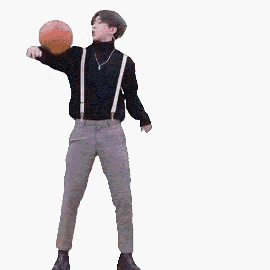
#> input picture examples/01_basic_demo/tool/dance_1.gif, 270 x 270 px
$ python gif_to_c.py
#> lines starting #> are read from the running program, lines starting #| are printed output that depends on the picture
"""
Convert GIF animation to LVGL animated image C source.
- Resizes frames to a smaller size
- Converts to RGB565 byte arrays
- Generates lv_image_dsc_t array for use with lv_animimg
"""

import struct
import os
import sys
from PIL import Image

# Configuration
GIF_PATH = os.path.join(os.path.dirname(__file__), '..', 'tool', 'dance_1.gif')
OUTPUT_HEADER = os.path.join(os.path.dirname(__file__), '..', 'main', 'gif_frames.h')
OUTPUT_SOURCE = os.path.join(os.path.dirname(__file__), '..', 'main', 'gif_frames.c')

TARGET_W = 135   # Display width (will be resized)
TARGET_H = 135   # Display height
FRAME_STEP = 3   # Include every N frames (1 = all)
DISPLAY_MS = 60  # Milliseconds per frame

def rgb888_to_rgb565(r, g, b):
    """Convert 888 RGB to 565 RGB."""
    return ((r & 0xF8) << 8) | ((g & 0xFC) << 3) | ((b & 0xF8) >> 3)

def image_to_rgb565_bytes(img):
    """Convert a PIL Image to RGB565 bytes (little-endian)."""
    if img.mode != 'RGB':
        img = img.convert('RGB')
    pixels = []
    for y in range(img.height):
        for x in range(img.width):
            r, g, b = img.getpixel((x, y))
            rgb565 = rgb888_to_rgb565(r, g, b)
            # Store as little-endian (LVGL expects this on ESP32)
            pixels.append(rgb565 & 0xFF)       # low byte
            pixels.append((rgb565 >> 8) & 0xFF) # high byte
    return bytes(pixels)

def main():
    if not os.path.exists(GIF_PATH):
        print(f"ERROR: GIF not found at {GIF_PATH}")
        sys.exit(1)

    gif = Image.open(GIF_PATH)
#> gif is the input picture: PIL image 270x270 P; mean R, G, B 218.8, 216.6, 217.9
    n_frames = getattr(gif, 'n_frames', 1)
#> n_frames = 33

    print(f"GIF: {gif.size}, {n_frames} frames")
#| GIF: (270, 270), 33 frames

    # Extract resized frames
    frames = []
    durations = []
    for i in range(0, n_frames, FRAME_STEP):
        gif.seek(i)
        # Get frame duration and scale by FRAME_STEP
        # (since we skip frames, each kept frame represents FRAME_STEP originals)
        try:
            dur = gif.info.get('duration', DISPLAY_MS) * FRAME_STEP
        except:
            dur = DISPLAY_MS * FRAME_STEP
        if dur < 20:
            dur = DISPLAY_MS * FRAME_STEP
        durations.append(dur)

        # Convert to RGB and resize
        frame = gif.convert('RGB')
        frame = frame.resize((TARGET_W, TARGET_H), Image.LANCZOS)
        data = image_to_rgb565_bytes(frame)
        frames.append(data)
        print(f"  Frame {i}: {len(data)} bytes, duration={dur}ms")
#> this loop made 11 passes
#|   Frame 0: 36450 bytes, duration=600ms
#|   Frame 3: 36450 bytes, duration=600ms
#|   Frame 6: 36450 bytes, duration=600ms
#|   Frame 9: 36450 bytes, duration=600ms
#|   Frame 12: 36450 bytes, duration=600ms
#|   Frame 15: 36450 bytes, duration=600ms
#|   Frame 18: 36450 bytes, duration=600ms
#|   Frame 21: 36450 bytes, duration=600ms
#> (further printed lines are left out)
#> pass 1, in main, `frame = frame.resize((TARGET_W, TARGET_H), Image.LANCZOS)`:
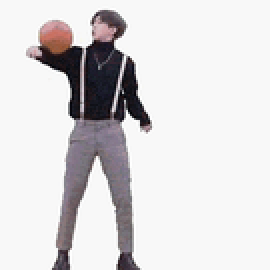
#> frame: PIL image 135x135 RGB (shown 2 times larger); mean R, G, B 218.7, 216.5, 217.8
#> pass 2, in main, `frame = gif.convert('RGB')`:
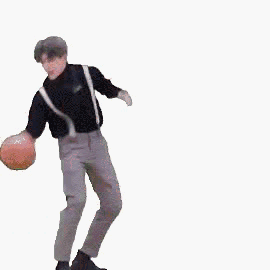
#> frame: PIL image 270x270 RGB; mean R, G, B 221.3, 219, 219.9
#> pass 2, in main, `frame = frame.resize((TARGET_W, TARGET_H), Image.LANCZOS)`:
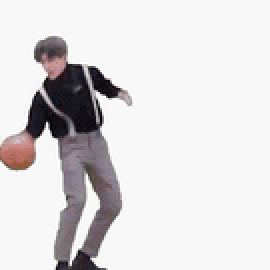
#> frame: PIL image 135x135 RGB (shown 2 times larger); mean R, G, B 221.2, 219, 219.9
#> pass 3, in main, `frame = gif.convert('RGB')`:
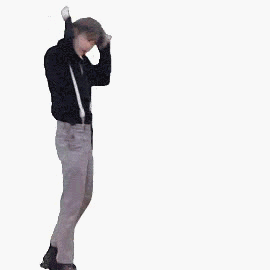
#> frame: PIL image 270x270 RGB; mean R, G, B 226.5, 225.7, 226.8
#> after the loop:
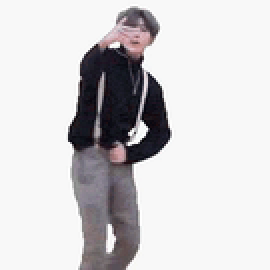
#> frame: PIL image 135x135 RGB (shown 2 times larger); mean R, G, B 209.6, 207.8, 209.6
#> after the loop:
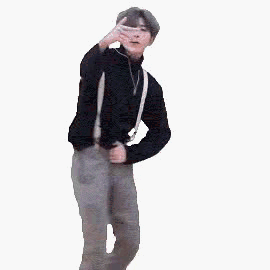
#> gif: PIL image 270x270 RGB; mean R, G, B 209.6, 207.9, 209.6
#> after the loop, durations = [600, 600, 600, 600, 600, 600, 600, 600, 600, 600, 600]; frames = 11 items

    n_out = len(frames)
#> n_out = 11
    frame_size = TARGET_W * TARGET_H * 2  # RGB565 = 2 bytes/pixel

    print(f"\nTotal frames: {n_out}")
#| Total frames: 11
    print(f"Frame size: {TARGET_W}x{TARGET_H} = {frame_size} bytes")
    print(f"Total data: {n_out * frame_size} bytes ({n_out * frame_size / 1024:.1f} KB)")
#| Total data: 400950 bytes (391.6 KB)

    # Generate source file
    with open(OUTPUT_SOURCE, 'w') as f:
        f.write('/* Auto-generated from dance_1.gif - DO NOT EDIT */\n')
        f.write('#include "gif_frames.h"\n\n')

        # Frame data arrays
        for i, data in enumerate(frames):
            f.write(f'static const uint8_t frame_{i}_data[{frame_size}] = {{\n')
            # Write as hex bytes, 16 per line
            for row in range(0, len(data), 16):
                chunk = data[row:row+16]
                hex_str = ', '.join(f'0x{b:02X}' for b in chunk)
                f.write(f'  {hex_str},\n')
            f.write('};\n\n')

        # Image descriptors
        f.write('/* LVGL image descriptors for each frame */\n')
        for i in range(n_out):
            f.write(f'static const lv_image_dsc_t img_dsc_{i} = {{\n')
            f.write(f'  .header = {{\n')
            f.write(f'    .magic = LV_IMAGE_HEADER_MAGIC,\n')
            f.write(f'    .cf = LV_COLOR_FORMAT_RGB565,\n')
            f.write(f'    .flags = 0,\n')
            f.write(f'    .w = {TARGET_W},\n')
            f.write(f'    .h = {TARGET_H},\n')
            f.write(f'    .stride = {TARGET_W * 2},\n')
            f.write(f'  }},\n')
            f.write(f'  .data = frame_{i}_data,\n')
            f.write(f'  .data_size = sizeof(frame_{i}_data),\n')
            f.write('};\n\n')

        # Array of image pointers and durations
        f.write(f'/* Frame count */\n')
        f.write(f'const int gif_frame_count = {n_out};\n\n')

        f.write(f'/* Array of image descriptor pointers */\n')
        f.write('const lv_image_dsc_t *gif_frames[] = {\n')
        for i in range(n_out):
            f.write(f'  &img_dsc_{i},\n')
        f.write('};\n\n')

        f.write(f'/* Frame durations in milliseconds */\n')
        f.write(f'const uint16_t gif_frame_durations[{n_out}] = {{\n')
        for i, d in enumerate(durations):
            f.write(f'  {d}{"," if i < n_out-1 else ""}\n')
        f.write('};\n\n')

    print(f"\nGenerated: {OUTPUT_SOURCE}")

    # Generate header file
    with open(OUTPUT_HEADER, 'w') as f:
        f.write('/* Auto-generated from dance_1.gif - DO NOT EDIT */\n')
        f.write('#pragma once\n')
        f.write('#include "lvgl.h"\n\n')
        f.write(f'#define GIF_FRAME_W   {TARGET_W}\n')
        f.write(f'#define GIF_FRAME_H   {TARGET_H}\n')
        f.write(f'#define GIF_FRAME_MS  {DISPLAY_MS}\n\n')
        f.write(f'extern const int gif_frame_count;\n')
        f.write(f'extern const lv_image_dsc_t *gif_frames[];\n')
        f.write(f'extern const uint16_t gif_frame_durations[];\n\n')

    print(f"Generated: {OUTPUT_HEADER}")
    print("Done!")

if __name__ == '__main__':
    main()
